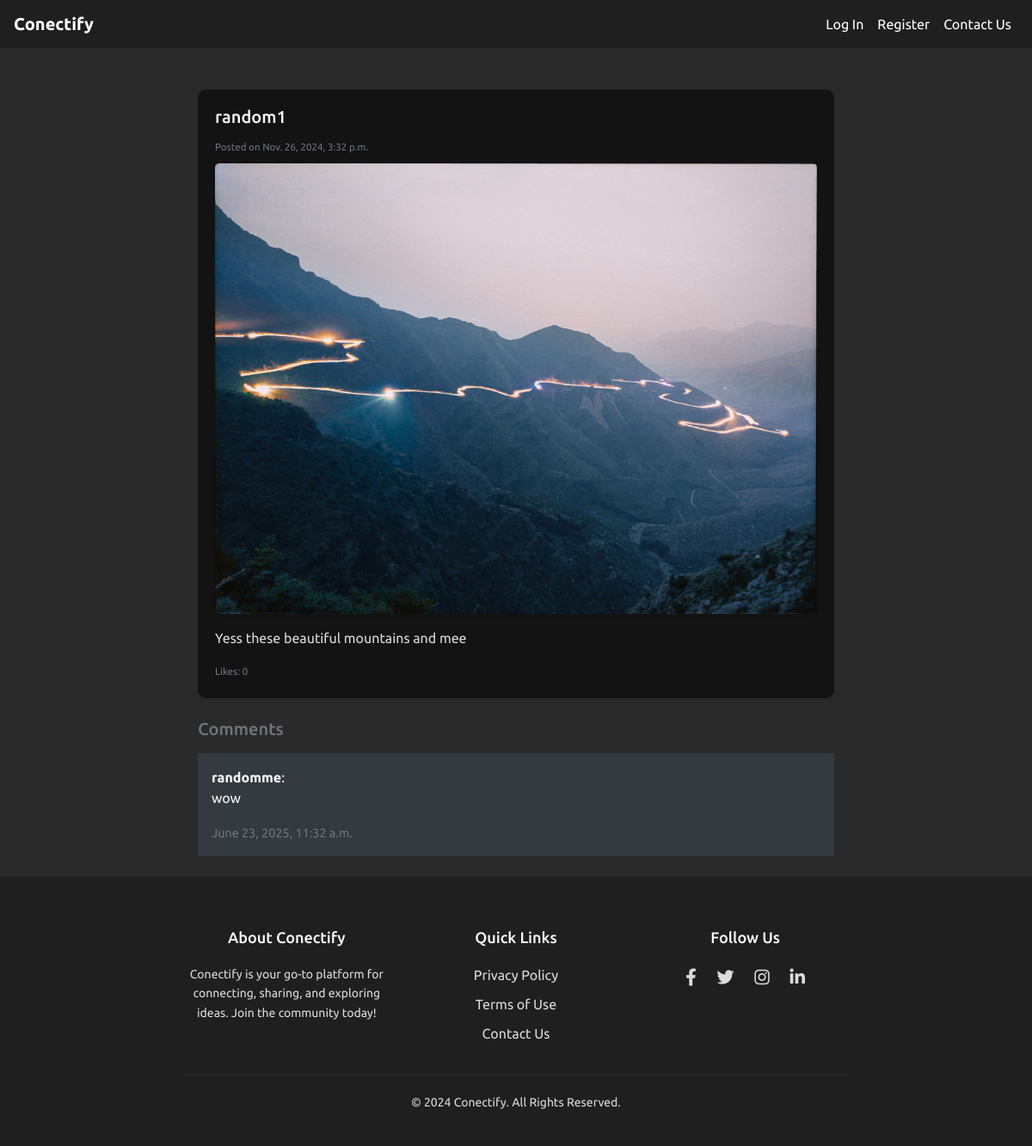
The app's page /post/18/ with its own data.
### network/models.py (models this page shows, shortened)
class Post(models.Model):
    user = models.ForeignKey(User , on_delete=models.CASCADE, related_name="posts")
    image = models.ImageField( upload_to="post_images/'",blank= True , null = True)
    image_url = models.URLField(blank=True , null= True)
    content = models.TextField()
    updated_at = models.DateTimeField(auto_now_add = True)
    timestamp = models.DateTimeField(auto_now_add=True)
    likes = models.ManyToManyField(User, blank=True , related_name="likes")

class User(AbstractUser):
    profile_image = models.ImageField(upload_to = "profile_image", blank=True,null=True)

class Comment(models.Model):
    post = models.ForeignKey(Post, related_name="comments", on_delete=models.CASCADE)
    user = models.ForeignKey(User, on_delete=models.CASCADE)
    content = models.TextField()
    timestamp = models.DateTimeField(auto_now_add=True)

### network/views.py (the view)
# urls.py: path('post/<int:id>/', views.post_detail, name='post_detail'),
def post_detail(request,id ):
    post = Post.objects.get(id = id)
    return render(request, 'network/post_detail.html',{'post' : post})

### network/templates/network/post_detail.html (shortened to what this page needs)
{% extends "network/layout.html" %}
{% block body %}
<div class="container mt-5">
    <div class="card shadow-sm border-0 rounded-3 mb-4">
        <div class="card-body">
            <h5 class="card-title text-light">{{ post.user.username }}</h5>
            <p class="card-text text-muted mb-2"><small>Posted on {{ post.timestamp }}</small></p>
            {% if post.image %}
            <div class="mb-3">
                <img src="{{ post.image.url }}" alt="Post Image" class="img-fluid rounded-lg shadow-sm" />
            </div>
            {% endif %}
            <p class="card-text" id="post-content-{{ post.id }}">{{ post.content }}</p>
            <div class="d-flex justify-content-between align-items-center mt-3">
                <p class="text-muted mb-0"><small>Likes: {{ post.likes.count }}</small></p>
            </div>
        </div>
    </div>
    <div class="comments-section mt-4">
        <h5 class="text-secondary mb-3">Comments</h5>
        <div id="comments-container">
            {% for comment in post.comments.all %}
            <div class="comment mb-3 p-3 bg-light rounded-3 shadow-sm bg-dark text-light">
                <strong class="text-light">{{ comment.user.username }}</strong>:
                <p class="text-light">{{ comment.content }}</p>
                <small class="text-muted">{{ comment.timestamp }}</small>
            </div>
            {% empty %}
            <p class="text-muted">No comments yet. Be the first to comment!</p>
            {% endfor %}
        </div>
    </div>
</div>
{% endblock body %}

### network/static/network/styles.css (style rules this page uses)
html { scroll-behavior: smooth; }
body { font-family:'Ubuntu',sans-serif; background-color: #2b2a2a; }
.container { max-width: 800px; margin-top: 20px; }
.card { background-color: #131313; border-radius: 10px; transition: transform 0.3s ease, box-shadow 0.3s ease; cursor: pointer; box-shadow: 0 4px 8px rgba(0, 0, 0, 0.2); color: #dcdcdc; }
.text-muted { font-size: 0.9em; color: #a6a6a6; }

### records on screen
Post: user.username "random1", timestamp "Nov. 26, 2024, 3:32 p.m.", image (picture), content "Yess these beautiful mountains and mee", likes.count "0"
Comment: user.username "randomme", content "wow", timestamp "June 23, 2025, 11:32 a.m."
